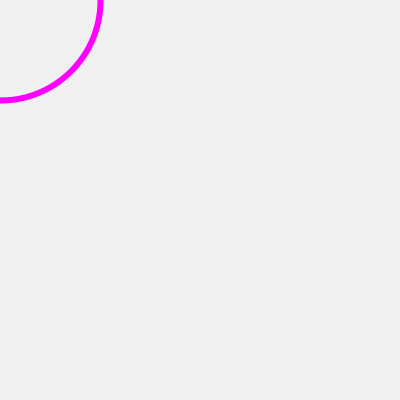
Frame 1 (no input)
Frame 60 (the mouse pressed at the canvas centre just before this capture): identical to frame 1, image omitted
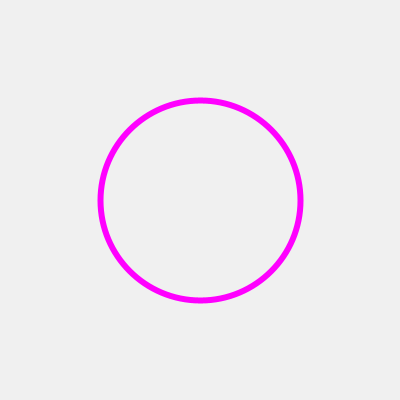
Frame 120 (the mouse held since frame 60 and released just before this capture)

The Processing sketch that drew these frames (run headless with seeded random() and noise(); from frame 60 on, the mouse is pressed at the canvas centre):

// Processing sketch: s0701OperadoresIF__e01
// ── s0701OperadoresIF__e01.pde
// UDD - Expresión Digital II
// s0701OperadoresIF&&||

float s1, s2, s3;
float eSize, eSizeplus;
color c1, c2, c3, c4;
boolean b;

void setup() {
  size(400, 400);
  //valores de stroke
  s1 = 6;
  s2 = 12;

  //valores de colores
  c1 = color(255, 0, 255);
  c2 = color(255, 255, 0);
  c4 = color(255, 0);

  //asignación de valores a variable específica
  s3 = s1;
  //asignación de valores a variable específica
  c3 = c1;
  eSize = 200;
  eSizeplus = 0;
}

void draw() {
  eSize += eSizeplus;
  println(eSize); 

  background(240);
  //elemento a dibujar
  strokeWeight(s3);
  stroke(c3);
  fill(c4);
  ellipse(mouseX, mouseY, eSize, eSize);

  if (mouseY > height/2) {
    eSize = 100;
  } else if (mouseY < height/2) {
    eSize = 200;
    eSizeplus = 0;
  }
  if (mouseY > height/2 && keyPressed) {
    if ( key == ' ') {
      eSizeplus +=5;
    }
  }
}


//codetime: 
//un programa que disminuya el diametro a la mitad en una mitad del canvas
// pero que aumente de a 5 al apretar space bar en esta mitad
